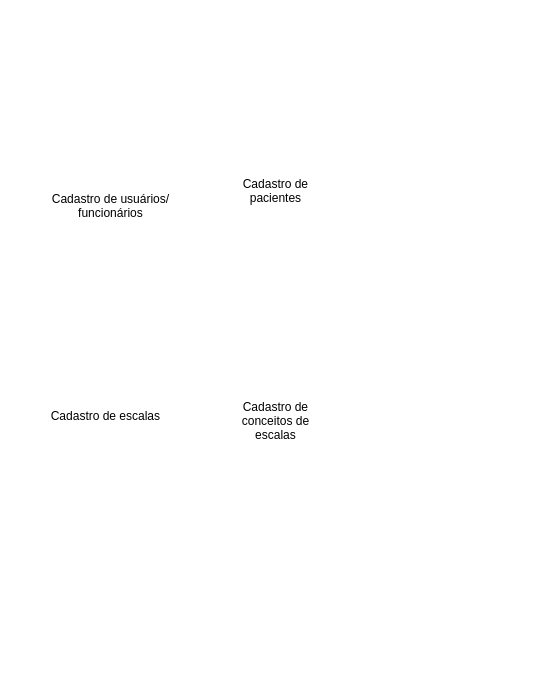
<?xml version="1.0" encoding="UTF-8"?>
<ui version="4.0">
 <class>menu_cadastro</class>
 <widget class="QWidget" name="menu_cadastro">
  <property name="windowModality">
   <enum>Qt::ApplicationModal</enum>
  </property>
  <property name="geometry">
   <rect>
    <x>0</x>
    <y>0</y>
    <width>539</width>
    <height>688</height>
   </rect>
  </property>
  <property name="sizePolicy">
   <sizepolicy hsizetype="Preferred" vsizetype="Preferred">
    <horstretch>0</horstretch>
    <verstretch>0</verstretch>
   </sizepolicy>
  </property>
  <property name="minimumSize">
   <size>
    <width>539</width>
    <height>688</height>
   </size>
  </property>
  <property name="maximumSize">
   <size>
    <width>539</width>
    <height>688</height>
   </size>
  </property>
  <property name="windowTitle">
   <string>Menu de Cadastros</string>
  </property>
  <property name="layoutDirection">
   <enum>Qt::LeftToRight</enum>
  </property>
  <property name="styleSheet">
   <string notr="true">background-color: rgb(255, 255, 255);</string>
  </property>
  <property name="inputMethodHints">
   <set>Qt::ImhMultiLine</set>
  </property>
  <widget class="QLabel" name="label">
   <property name="geometry">
    <rect>
     <x>50</x>
     <y>170</y>
     <width>121</width>
     <height>71</height>
    </rect>
   </property>
   <property name="text">
    <string>Cadastro de usuários/funcionários</string>
   </property>
   <property name="alignment">
    <set>Qt::AlignCenter</set>
   </property>
   <property name="wordWrap">
    <bool>true</bool>
   </property>
  </widget>
  <widget class="QPushButton" name="Btn_cad_usuarios">
   <property name="geometry">
    <rect>
     <x>40</x>
     <y>60</y>
     <width>132</width>
     <height>88</height>
    </rect>
   </property>
   <property name="cursor">
    <cursorShape>PointingHandCursor</cursorShape>
   </property>
   <property name="toolTip">
    <string>Cadastro de usuários</string>
   </property>
   <property name="styleSheet">
    <string notr="true">QPushButton:hover {   
    border: 10px solid ;
	border-color: rgb(0, 112, 179);
    border-radius: 45px;   
   
}
QPushButton{   
	background-color: rgb(255, 255, 255);
	border-radius: 45px;
	border-color: rgb(255, 255, 255);
}</string>
   </property>
   <property name="text">
    <string/>
   </property>
   <property name="icon">
    <iconset>
     <normaloff>../IMAGENS/cadasro_usuario_adobespark.png</normaloff>../IMAGENS/cadasro_usuario_adobespark.png</iconset>
   </property>
   <property name="iconSize">
    <size>
     <width>120</width>
     <height>100</height>
    </size>
   </property>
  </widget>
  <widget class="QLabel" name="label_3">
   <property name="geometry">
    <rect>
     <x>50</x>
     <y>370</y>
     <width>111</width>
     <height>91</height>
    </rect>
   </property>
   <property name="text">
    <string>Cadastro de escalas</string>
   </property>
   <property name="alignment">
    <set>Qt::AlignCenter</set>
   </property>
   <property name="wordWrap">
    <bool>true</bool>
   </property>
  </widget>
  <widget class="QPushButton" name="Btn_cad_escalas">
   <property name="geometry">
    <rect>
     <x>40</x>
     <y>280</y>
     <width>132</width>
     <height>88</height>
    </rect>
   </property>
   <property name="cursor">
    <cursorShape>PointingHandCursor</cursorShape>
   </property>
   <property name="toolTip">
    <string>Cadastro de escalas</string>
   </property>
   <property name="styleSheet">
    <string notr="true">QPushButton:hover {   
    border: 10px solid ;
	border-color: rgb(0, 112, 179);
    border-radius: 45px;   
   
}
QPushButton{   
	background-color: rgb(255, 255, 255);
	border-radius: 45px;
	border-color: rgb(255, 255, 255);
}</string>
   </property>
   <property name="text">
    <string/>
   </property>
   <property name="icon">
    <iconset>
     <normaloff>../IMAGENS/cadastro_de_escalas.jpg</normaloff>../IMAGENS/cadastro_de_escalas.jpg</iconset>
   </property>
   <property name="iconSize">
    <size>
     <width>100</width>
     <height>100</height>
    </size>
   </property>
  </widget>
  <widget class="QLabel" name="label_5">
   <property name="geometry">
    <rect>
     <x>220</x>
     <y>170</y>
     <width>111</width>
     <height>41</height>
    </rect>
   </property>
   <property name="text">
    <string>Cadastro de pacientes</string>
   </property>
   <property name="alignment">
    <set>Qt::AlignCenter</set>
   </property>
   <property name="wordWrap">
    <bool>true</bool>
   </property>
  </widget>
  <widget class="QPushButton" name="Btn_cad_pacientes">
   <property name="geometry">
    <rect>
     <x>210</x>
     <y>60</y>
     <width>132</width>
     <height>88</height>
    </rect>
   </property>
   <property name="cursor">
    <cursorShape>PointingHandCursor</cursorShape>
   </property>
   <property name="acceptDrops">
    <bool>false</bool>
   </property>
   <property name="toolTip">
    <string>Cadastro de pacientes</string>
   </property>
   <property name="styleSheet">
    <string notr="true">QPushButton:hover {   
    border: 10px solid ;
	border-color: rgb(0, 112, 179);
    border-radius: 45px;   
   
}
QPushButton{   
	background-color: rgb(255, 255, 255);
	border-radius: 45px;
	border-color: rgb(255, 255, 255);
}</string>
   </property>
   <property name="text">
    <string/>
   </property>
   <property name="icon">
    <iconset>
     <normaloff>../IMAGENS/cadastro_de_pacientes.png</normaloff>../IMAGENS/cadastro_de_pacientes.png</iconset>
   </property>
   <property name="iconSize">
    <size>
     <width>140</width>
     <height>100</height>
    </size>
   </property>
  </widget>
  <widget class="QPushButton" name="Btn_cad_conceitos">
   <property name="geometry">
    <rect>
     <x>210</x>
     <y>280</y>
     <width>132</width>
     <height>88</height>
    </rect>
   </property>
   <property name="cursor">
    <cursorShape>PointingHandCursor</cursorShape>
   </property>
   <property name="toolTip">
    <string>Cadastro de Conceitos</string>
   </property>
   <property name="styleSheet">
    <string notr="true">QPushButton:hover {   
    border: 10px solid ;
	border-color: rgb(0, 112, 179);
    border-radius: 45px;   
   
}
QPushButton{   
	background-color: rgb(255, 255, 255);
	border-radius: 45px;
	border-color: rgb(255, 255, 255);
}</string>
   </property>
   <property name="text">
    <string/>
   </property>
   <property name="icon">
    <iconset>
     <normaloff>../IMAGENS/cadastro_de_conceitos.png</normaloff>../IMAGENS/cadastro_de_conceitos.png</iconset>
   </property>
   <property name="iconSize">
    <size>
     <width>120</width>
     <height>100</height>
    </size>
   </property>
  </widget>
  <widget class="QLabel" name="label_6">
   <property name="geometry">
    <rect>
     <x>220</x>
     <y>390</y>
     <width>111</width>
     <height>61</height>
    </rect>
   </property>
   <property name="text">
    <string>Cadastro de conceitos de escalas</string>
   </property>
   <property name="alignment">
    <set>Qt::AlignCenter</set>
   </property>
   <property name="wordWrap">
    <bool>true</bool>
   </property>
  </widget>
  <widget class="QLabel" name="label_7">
   <property name="geometry">
    <rect>
     <x>290</x>
     <y>460</y>
     <width>231</width>
     <height>211</height>
    </rect>
   </property>
   <property name="text">
    <string/>
   </property>
   <property name="pixmap">
    <pixmap>../IMAGENS/pngwing.com (1).png</pixmap>
   </property>
   <property name="scaledContents">
    <bool>true</bool>
   </property>
  </widget>
 </widget>
 <resources/>
 <connections/>
</ui>
